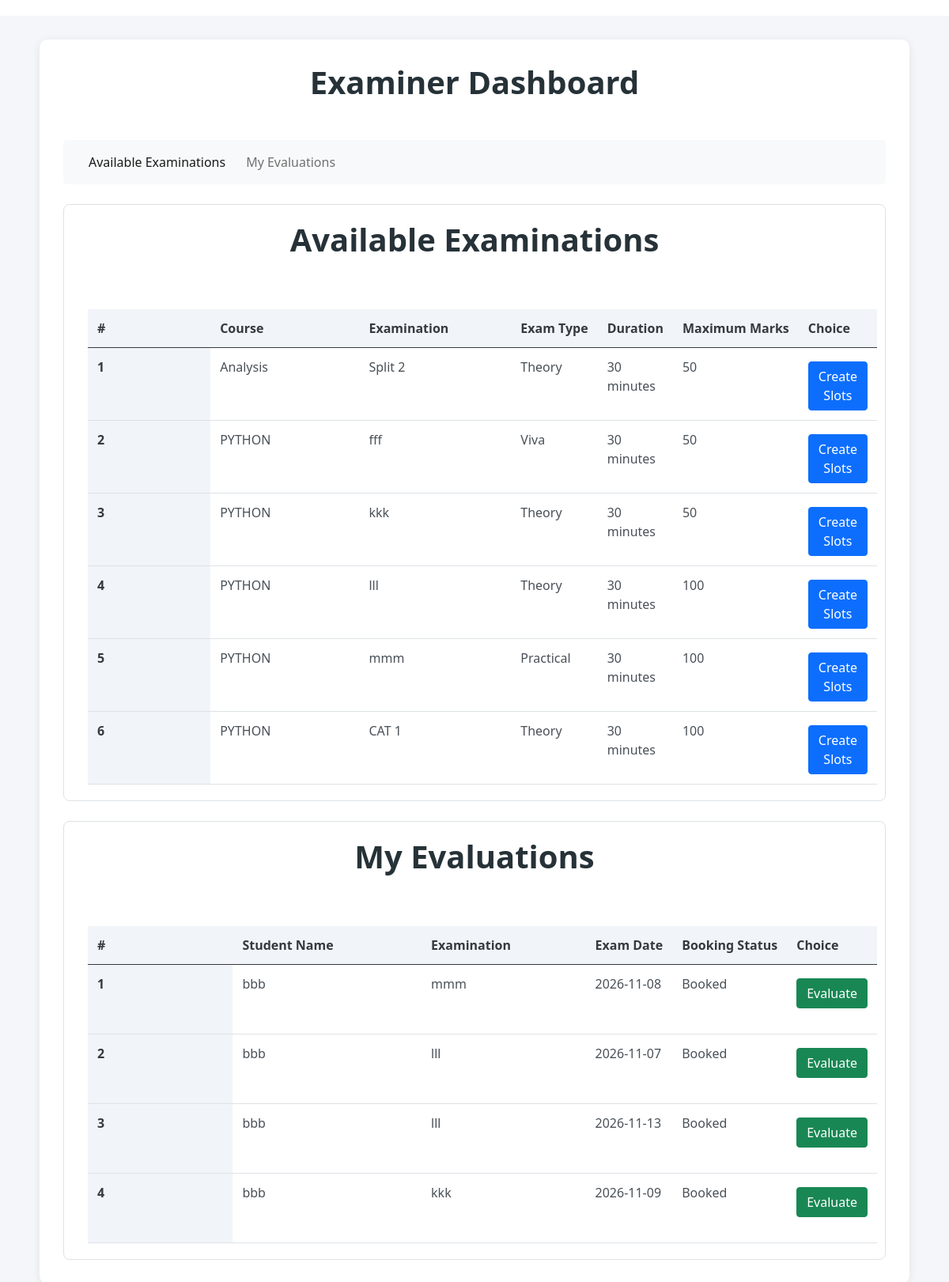
The app's page /examiner_dashboard (signed in) with its own data.
### application/models.py (models this page shows, shortened)
class Examination(db.Model):
    __tablename__ = "examinations"
    id = db.Column(db.Integer, primary_key=True)
    course_id = db.Column(
        db.Integer,
        db.ForeignKey("courses.id"),
        nullable=False
    )
    name = db.Column(db.String(150), nullable=False)
    exam_type = db.Column(db.String(50), nullable=False)
    duration_minutes = db.Column(db.Integer, nullable=False, default=30)
    maximum_marks = db.Column(db.Integer, nullable=False, default=100)
    student_capacity = db.Column(db.Integer, nullable=False, default=100)
    slot_creation_start = db.Column(db.DateTime, nullable=False)
    slot_creation_end = db.Column(db.DateTime, nullable=False)
    booking_start = db.Column(db.DateTime, nullable=False)
    booking_end = db.Column(db.DateTime, nullable=False)
    status = db.Column(db.String(30), default="Published", nullable=False)
    results_published = db.Column(db.Boolean, default=False, nullable=False)
    course = db.relationship(
        "Course",
        back_populates="examinations"
    )
    rubrics = db.relationship(
        "Rubric",
        back_populates="examination",
        cascade="all, delete-orphan"
    )
    slots = db.relationship(
        "ExaminationSlot",
        back_populates="examination",
        cascade="all, delete-orphan"
    )

class Course(db.Model):
    __tablename__ = "courses"
    id = db.Column(db.Integer, primary_key=True)
    code = db.Column(db.String(30), unique=True, nullable=False)
    name = db.Column(db.String(150), nullable=False)
    description = db.Column(db.Text)
    status = db.Column(db.String(20), default="Active", nullable=False)
    examinations = db.relationship(
        "Examination",
        back_populates="course"
    )

class Booking(db.Model):
    __tablename__ = "bookings"
    id = db.Column(db.Integer, primary_key=True)
    student_id = db.Column(
        db.Integer,
        db.ForeignKey("users.id"),
        nullable=False
    )
    slot_id = db.Column(
        db.Integer,
        db.ForeignKey("examination_slots.id"),
        nullable=False
    )
    booked_at = db.Column(db.DateTime, default=datetime.utcnow)
    status = db.Column(db.String(20), default="Booked", nullable=False)
    student = db.relationship(
        "User",
        foreign_keys=[student_id]
    )
    slot = db.relationship(
        "ExaminationSlot",
        back_populates="bookings"
    )
    evaluation = db.relationship(
        "Evaluation",
        back_populates="booking",
        uselist=False,
        cascade="all, delete-orphan"
    )
    __table_args__ = (
        db.UniqueConstraint(
            "student_id",
            "slot_id",
            name="unique_student_slot"
        ),
    )

class User(db.Model):
    __tablename__ = "users"
    id = db.Column(db.Integer, primary_key=True)
    username = db.Column(db.String(100), unique=True, nullable=False)
    password_hash = db.Column(db.String(255), nullable=False)
    full_name = db.Column(db.String(150), nullable=False)
    email = db.Column(db.String(150), unique=True, nullable=False)
    role = db.Column(db.String(20), nullable=False)
    status = db.Column(db.String(20), default="Active", nullable=False)
    department = db.Column(db.String(100))
    created_at = db.Column(db.DateTime, default=datetime.utcnow)

class ExaminationSlot(db.Model):
    __tablename__ = "examination_slots"
    id = db.Column(db.Integer, primary_key=True)
    examination_id = db.Column(
        db.Integer,
        db.ForeignKey("examinations.id"),
        nullable=False
    )
    examiner_id = db.Column(
        db.Integer,
        db.ForeignKey("users.id"),
        nullable=False
    )
    exam_date = db.Column(db.Date, nullable=False)
    start_time = db.Column(db.Time, nullable=False)
    end_time = db.Column(db.Time, nullable=False)
    capacity = db.Column(db.Integer, nullable=False, default=1)
    status = db.Column(db.String(20), default="Available", nullable=False)
    examination = db.relationship(
        "Examination",
        back_populates="slots"
    )
    examiner = db.relationship("User")
    bookings = db.relationship(
        "Booking",
        back_populates="slot",
        cascade="all, delete-orphan"
    )

### application/controllers.py (the view)
    @app.route("/examiner_dashboard")
    @role_required("examiner")
    def examiner_dashboard():
        examiner_id = session["user_id"]
        examinations = Examination.query.filter_by(
            status="Published"
        ).order_by(
            Examination.id.desc()
        ).all()
        slots = ExaminationSlot.query.filter_by(
            examiner_id=examiner_id
        ).order_by(
            ExaminationSlot.exam_date,
            ExaminationSlot.start_time
        ).all()
        bookings = Booking.query.join(
            ExaminationSlot
        ).filter(
            ExaminationSlot.examiner_id == examiner_id,
            Booking.status == "Booked"
        ).all()
        return render_template(
            "examiner_dashboard.html",
            examinations=examinations,
            slots=slots,
            bookings=bookings
        )

### templates/examiner_dashboard.html (shortened to what this page needs)
<!DOCTYPE html>
<html lang="en">
<head>
    <link rel="stylesheet" href="/static/style.css">
    <link href="https://cdn.jsdelivr.net/npm/bootstrap@5.0.2/dist/css/bootstrap.min.css"
        rel="stylesheet"
>
</head>
<body>
    <div id="c">
        <div id="dashb">
            <h1>Examiner Dashboard</h1><br>
            <nav class="navbar navbar-expand-lg navbar-light bg-light">
                <div class="container-fluid">
                    <div class="collapse navbar-collapse"
                        id="navbarSupportedContent">
                        <ul class="navbar-nav me-auto mb-2 mb-lg-0">
                            <li class="nav-item">
                                <a class="nav-link active"
                                   href="{{ url_for('examiner_dashboard') }}">
                                    Available Examinations
                                </a>
                            </li>
                            <li class="nav-item">
                                <a class="nav-link"
                                   href="{{ url_for('examiner_dashboard') }}">
                                    My Evaluations
                                </a>
                            </li>
                        </ul>
                    </div>
                </div>
            </nav>
            <div id="gui_d">
                <h1>Available Examinations</h1><br>
                <div id="gui_d1">
                    <table class="table">
                        <thead>
                            <tr>
                                <th scope="col">#</th>
                                <th scope="col">Course</th>
                                <th scope="col">Examination</th>
                                <th scope="col">Exam Type</th>
                                <th scope="col">Duration</th>
                                <th scope="col">Maximum Marks</th>
                                <th scope="col">Choice</th>
                            </tr>
                        </thead>
                        <tbody>
                            {% for exam in examinations %}
                            <tr>
                                <th scope="row">{{ loop.index }}</th>
                                <td>{{ exam.course.name }}</td>
                                <td>{{ exam.name }}</td>
                                <td>{{ exam.exam_type }}</td>
                                <td>{{ exam.duration_minutes }} minutes</td>
                                <td>{{ exam.maximum_marks }}</td>
                                <td>
                                    <button type="button"
                                        class="btn btn-primary"
                                        onclick="window.location.href='{{ url_for('examiner_slots', examination_id=exam.id) }}'">
                                        Create Slots
                                    </button>
                                </td>
                            </tr>
                            {% else %}
                            <tr>
                                <td colspan="7" class="text-center">
                                    No examinations available.
                                </td>
                            </tr>
                            {% endfor %}
                        </tbody>
                    </table>
                </div>
            </div>
            <div id="gui_d">
                <h1>My Evaluations</h1><br>
                <div id="gui_d1">
                    <table class="table">
                        <thead>
                            <tr>
                                <th scope="col">#</th>
                                <th scope="col">Student Name</th>
                                <th scope="col">Examination</th>
                                <th scope="col">Exam Date</th>
                                <th scope="col">Booking Status</th>
                                <th scope="col">Choice</th>
                            </tr>
                        </thead>
                        <tbody>
                            {% for booking in bookings %}
                            <tr>
                                <th scope="row">{{ loop.index }}</th>
                                <td>{{ booking.student.full_name }}</td>
                                <td>{{ booking.slot.examination.name }}</td>
                                <td>{{ booking.slot.exam_date }}</td>
                                <td>{{ booking.status }}</td>
                                <td>
                                    <form action="{{ url_for('evaluate_student', booking_id=booking.id) }}"
                                        method="GET">
                                        <button type="submit" class="btn btn-success">
                                            Evaluate
                                        </button>
                                    </form>
                                </td>
                            </tr>
                            {% else %}
                            <tr>
                                <td colspan="6" class="text-center">
                                    No student bookings available for evaluation.
                                </td>
                            </tr>
                            {% endfor %}
                        </tbody>
                    </table>
                </div>
            </div>
        </div>
    </div>
</body>
</html>

### static/style.css (style rules this page uses)
* { margin: 0px; box-sizing: border-box; }
body { font-family: Arial, sans-serif; background-color: #f5f5f5; }
#dashb { padding: 10px; }
#gui_d1 { margin-left: 10px; margin-right: 10px; }
#c { width: 95%; margin: 20px auto; min-height: 90vh; }
#dashb { padding: 20px; background-color: white; border-radius: 10px; box-shadow: 0px 2px 10px rgba(0, 0, 0, 0.08); }
#dashb h1 { margin-bottom: 10px; color: #222; }
.navbar { border-radius: 5px; padding: 12px; }
.nav-link { margin-right: 10px; }
form { margin-bottom: 20px; }
.btn { border-radius: 5px; }
.btn-primary { margin-top: 5px; }
.btn-success { margin-top: 5px; }
.table { margin-top: 15px; background-color: white; vertical-align: middle; }
.table th { font-weight: bold; white-space: nowrap; }
.table td { padding: 12px; }
#c { width: 100%; min-height: 100vh; padding: 30px; background-color: #f4f6f9; }
#dashb { max-width: 1100px; margin: auto; padding: 30px; background-color: white; border-radius: 10px; box-shadow: 0 2px 12px rgba(0, 0, 0, 0.08); }
#dashb h1 { text-align: center; color: #263238; font-weight: bold; margin-bottom: 25px; }
#gui_d { margin-top: 25px; padding: 20px; background-color: #ffffff; border: 1px solid #dee2e6; border-radius: 8px; }
#gui_d1 { width: 100%; overflow-x: auto; }
#gui_d1 table { width: 100%; margin-bottom: 0; }
#gui_d1 table th { width: 35%; background-color: #f1f4f8; color: #343a40; padding: 12px; }
#gui_d1 table td { padding: 12px; color: #495057; }

### records on screen
Examination: course.name "Analysis", name "Split 2", exam_type "Theory", duration_minutes "30", maximum_marks "50"
Examination: course.name "PYTHON", name "fff", exam_type "Viva", duration_minutes "30", maximum_marks "50"
Examination: course.name "PYTHON", name "kkk", exam_type "Theory", duration_minutes "30", maximum_marks "50"
Examination: course.name "PYTHON", name "lll", exam_type "Theory", duration_minutes "30", maximum_marks "100"
Examination: course.name "PYTHON", name "mmm", exam_type "Practical", duration_minutes "30", maximum_marks "100"
Examination: course.name "PYTHON", name "CAT 1", exam_type "Theory", duration_minutes "30", maximum_marks "100"
Booking: student.full_name "bbb", slot.examination.name "mmm", slot.exam_date "2026-11-08", status "Booked"
Booking: student.full_name "bbb", slot.examination.name "lll", slot.exam_date "2026-11-07", status "Booked"
Booking: student.full_name "bbb", slot.examination.name "lll", slot.exam_date "2026-11-13", status "Booked"
Booking: student.full_name "bbb", slot.examination.name "kkk", slot.exam_date "2026-11-09", status "Booked"
